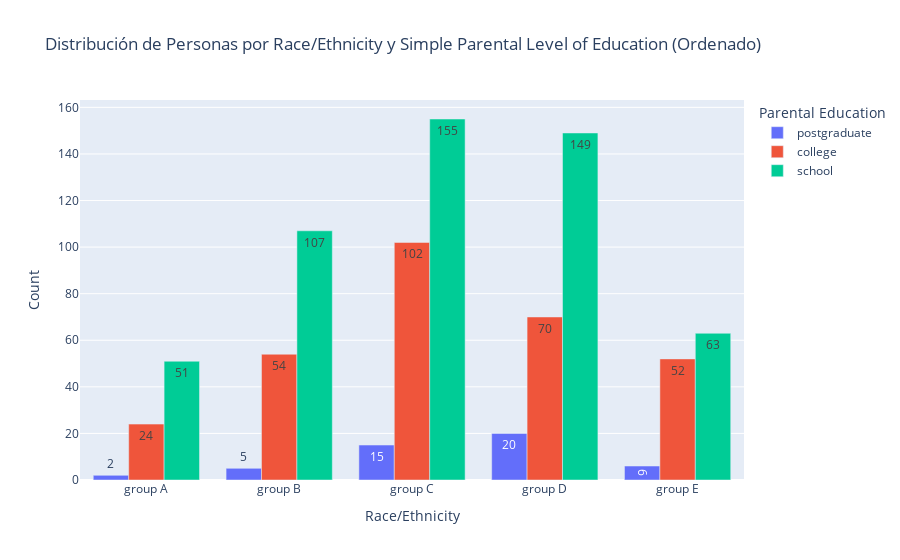

Notebook code for this chart:
### Markdown cell above
En este gráfico, a diferencia del mostrado anteriormente, es posible ver cómo en los grupos B, D y E, es notorio que postgraduate obtiene mejor GPA que los demás. Sin embargo esto no se cumple para A y C con la misma claridad.

### Code cell
# Crea el gráfico de barras con Plotly Express
grouped_df = df_grades.groupby(['race/ethnicity', 'simple parental level of education']).size().reset_index(name='Count')

grouped_df = grouped_df.sort_values(by=['race/ethnicity', 'Count'], ascending=[True, True])

# Crea el gráfico de barras con barras agrupadas y datos ordenados
fig = px.bar(grouped_df, x='race/ethnicity', y='Count', color='simple parental level of education', 
             title='Distribución de Personas por Race/Ethnicity y Simple Parental Level of Education (Ordenado)',
             labels={'race/ethnicity': 'Race/Ethnicity', 'simple parental level of education': 'Parental Education'},
             text='Count',
             barmode='group')  # Configura el modo de barras como 'group' para mostrarlas una al lado de la otra

# Muestra el gráfico
fig.show()

### Figure 1 — Plotly figure (JSON) as saved in the notebook; plotly's stock layout.template omitted (floating-point values rounded to 4 significant figures)
{"data": [{"alignmentgroup": "True", "hovertemplate": "Parental Education=postgraduate<br>Race/Ethnicity=%{x}<br>Count=%{text}<extra></extra>", "legendgroup": "postgraduate", "marker": {"color": "#636efa", "pattern": {"shape": ""}}, "name": "postgraduate", "offsetgroup": "postgraduate", "orientation": "v", "showlegend": true, "text": [2, 5, 15, 20, 6], "textposition": "auto", "type": "bar", "x": ["group A", "group B", "group C", "group D", "group E"], "xaxis": "x", "y": [2, 5, 15, 20, 6], "yaxis": "y"}, {"alignmentgroup": "True", "hovertemplate": "Parental Education=college<br>Race/Ethnicity=%{x}<br>Count=%{text}<extra></extra>", "legendgroup": "college", "marker": {"color": "#EF553B", "pattern": {"shape": ""}}, "name": "college", "offsetgroup": "college", "orientation": "v", "showlegend": true, "text": [24, 54, 102, 70, 52], "textposition": "auto", "type": "bar", "x": ["group A", "group B", "group C", "group D", "group E"], "xaxis": "x", "y": [24, 54, 102, 70, 52], "yaxis": "y"}, {"alignmentgroup": "True", "hovertemplate": "Parental Education=school<br>Race/Ethnicity=%{x}<br>Count=%{text}<extra></extra>", "legendgroup": "school", "marker": {"color": "#00cc96", "pattern": {"shape": ""}}, "name": "school", "offsetgroup": "school", "orientation": "v", "showlegend": true, "text": [51, 107, 155, 149, 63], "textposition": "auto", "type": "bar", "x": ["group A", "group B", "group C", "group D", "group E"], "xaxis": "x", "y": [51, 107, 155, 149, 63], "yaxis": "y"}], "layout": {"barmode": "group", "legend": {"title": {"text": "Parental Education"}, "tracegroupgap": 0}, "title": {"text": "Distribución de Personas por Race/Ethnicity y Simple Parental Level of Education (Ordenado)"}, "xaxis": {"anchor": "y", "domain": [0, 1], "title": {"text": "Race/Ethnicity"}}, "yaxis": {"anchor": "x", "domain": [0, 1], "title": {"text": "Count"}}}}
